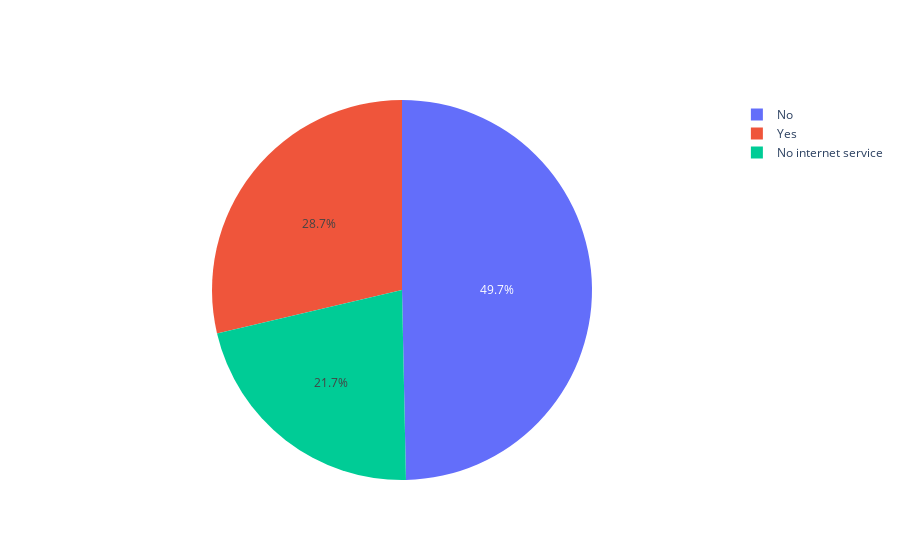

The cell this chart's notebook holds for it:
### Code cell
#Churn based on online security
label=data['OnlineSecurity'].unique()
value=data['OnlineSecurity'].value_counts()

fig=go.Figure(data=[go.Pie(labels=label, values=value)])
fig.show()

### Figure 1 — Plotly figure (JSON) as saved in the notebook; plotly's stock layout.template omitted (floating-point values rounded to 4 significant figures)
{"data": [{"labels": ["No", "Yes", "No internet service"], "type": "pie", "values": [3498, 2019, 1526]}], "layout": {}}
